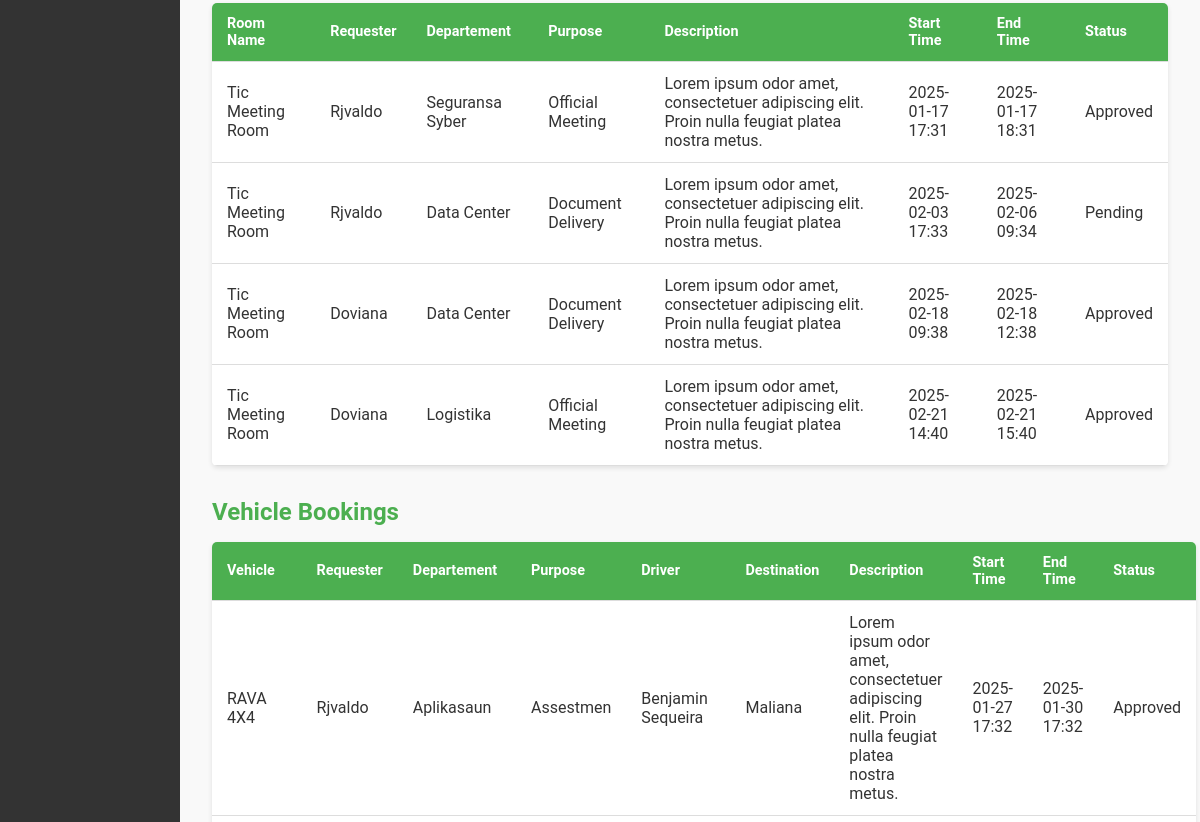
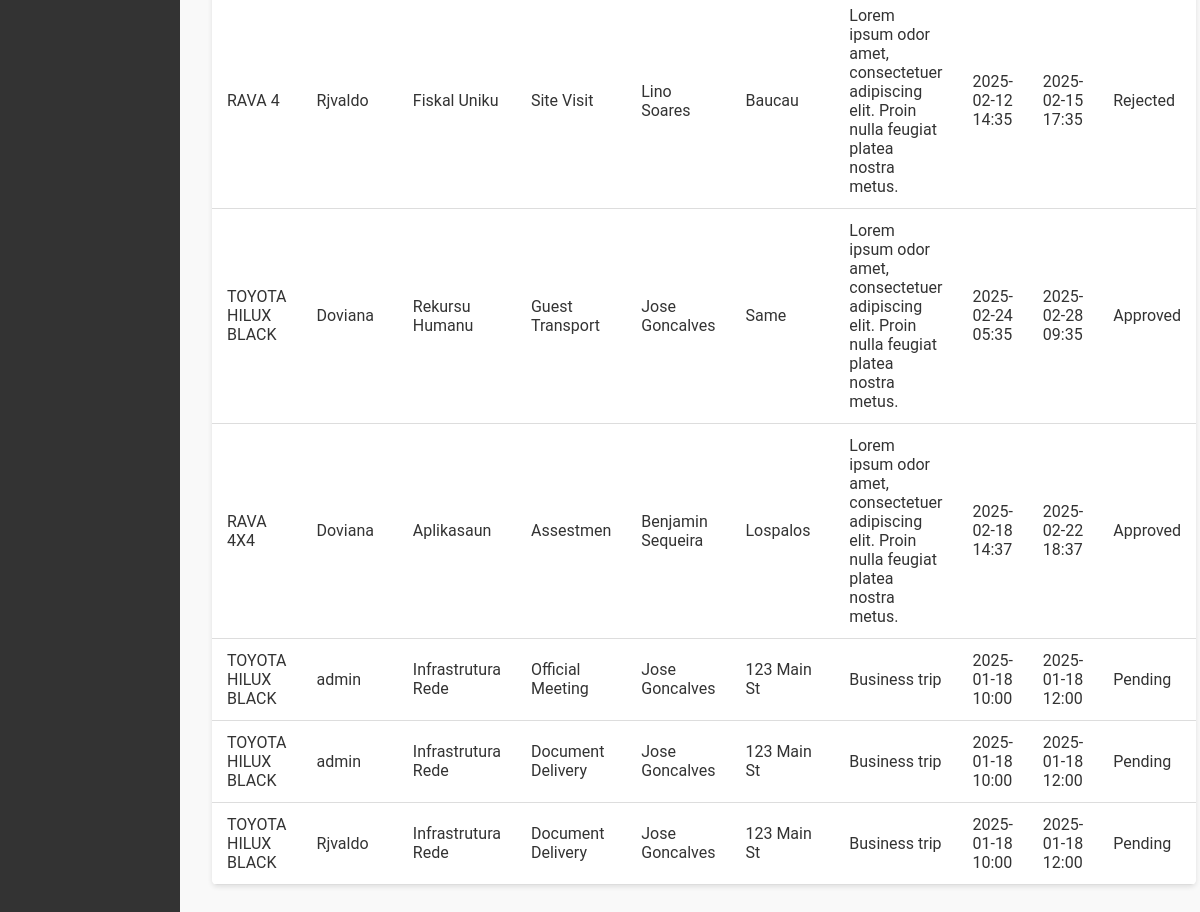
/ (lower part), run on an earlier commit of the app's database (2 pictures, top to bottom).
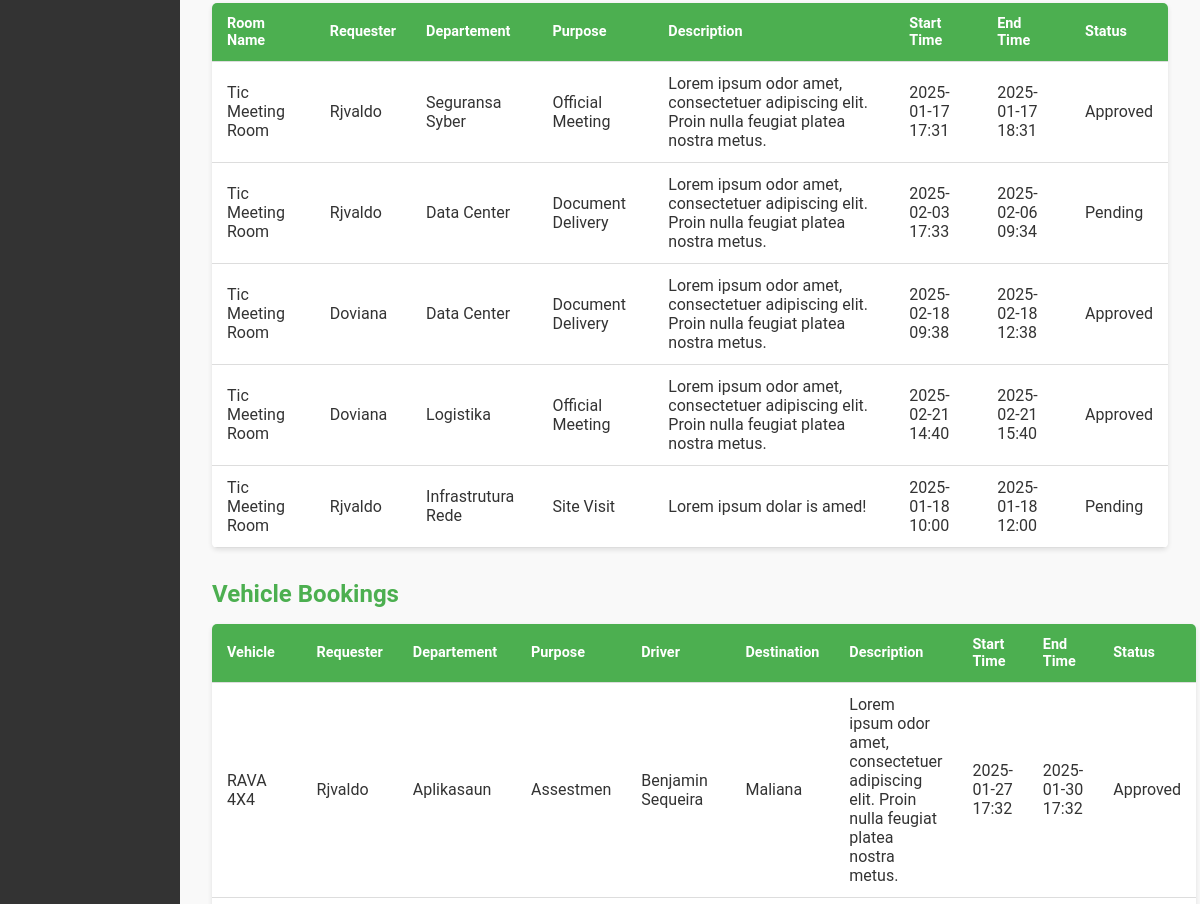
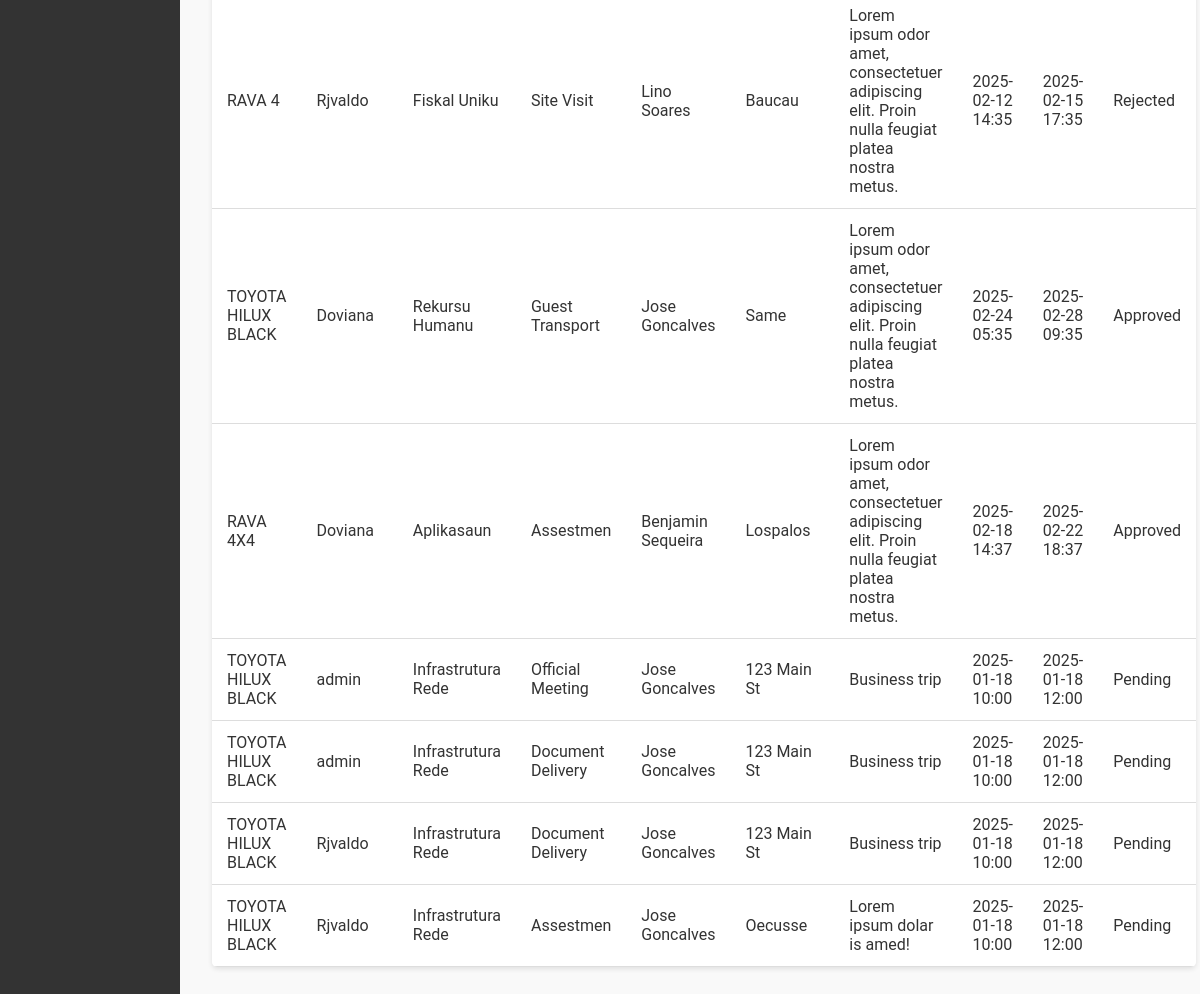
And on a later commit of the database (2 pictures, top to bottom).
### bookingsystem/models.py (models this page shows, shortened)
class Booking(models.Model):
    RESOURCE_TYPE_CHOICES = [
        ('Room', 'Room'),
        ('Vehicle', 'Vehicle'),
    ]
    STATUS_CHOICES = [
        ('Pending', 'Pending'),
        ('Approved', 'Approved'),
        ('Rejected', 'Rejected'),
    ]
    resource_type = models.CharField(max_length=50, choices=RESOURCE_TYPE_CHOICES)
    purpose = models.ForeignKey(Purpose, on_delete=models.SET_NULL, null=True, blank=False, related_name='bookings')
    room = models.ForeignKey(Room, on_delete=models.SET_NULL, null=True, blank=True, related_name='bookings')
    vehicle = models.ForeignKey(Vehicle, on_delete=models.SET_NULL, null=True, blank=True, related_name='bookings')
    departement = models.ForeignKey(
        Departement,
        on_delete=models.SET_NULL,
        null=True,
        blank=True,
        related_name='bookings'
    )
    destination_address = models.CharField(max_length=255, null=True, blank=True)
    travel_description = models.TextField(null=False, blank=False)
    requester_name = models.ForeignKey(
        settings.AUTH_USER_MODEL,
        on_delete=models.CASCADE,
        related_name='bookings',
        verbose_name='Requester'
    )
    start_time = models.DateTimeField()
    end_time = models.DateTimeField()
    status = models.CharField(max_length=50, choices=STATUS_CHOICES, default='Pending')

class Room(models.Model):
    name = models.CharField(max_length=100)
    capacity = models.IntegerField()
    status = models.CharField(max_length=50, choices=[
        ('Available', 'Available'),
        ('In Use', 'In Use'),
        ('Under Maintenance', 'Under Maintenance'),
    ])

class CustomUser(AbstractUser):
    username = models.CharField(
        max_length=150,
        unique=True,
        validators=[MinLengthValidator(1)],
        error_messages={
            'unique': "A user with that username already exists.",
        },
    )
    email = models.EmailField(unique=True)
    first_name = models.CharField(max_length=150)
    last_name = models.CharField(max_length=150)
    groups = models.ManyToManyField(
        'auth.Group',
        related_name='customuser_groups',
        blank=True,
    )
    user_permissions = models.ManyToManyField(
        'auth.Permission',
        related_name='customuser_permissions',
        blank=True,
    )
    REQUIRED_FIELDS = ['email', 'first_name', 'last_name']
    def __str__(self):
        return self.username

class Departement(models.Model):
    name = models.CharField(max_length=100)

class Purpose(models.Model):
    name = models.CharField(max_length=100, unique=True)

class Vehicle(models.Model):
    name = models.CharField(max_length=100)
    type = models.CharField(max_length=50, choices=[
        ('Sedan', 'Sedan'),
        ('SUV', 'SUV'),
        ('Van', 'Van'),
        ('Truck', 'Truck'),
    ])
    capacity = models.IntegerField()
    status = models.CharField(max_length=50, choices=[
        ('Available', 'Available'),
        ('In Use', 'In Use'),
        ('Under Maintenance', 'Under Maintenance'),
    ])
    driver = models.ForeignKey(
        Driver,
        on_delete=models.SET_NULL,
        null=True,
        blank=True,
        related_name='vehicles'
    )

class Driver(models.Model):
    name = models.CharField(max_length=100)
    license_number = models.CharField(max_length=50, unique=True)

### bookingsystem/views.py (the view)
# urls.py: path('', views.dashboard, name='dashboard'),
def dashboard(request):
    rooms = Room.objects.all()
    vehicles = Vehicle.objects.all()
    bookings = Booking.objects.select_related('room', 'vehicle', 'departement').all()
    departements = Departement.objects.all()
    context = {
        'rooms': rooms,
        'vehicles': vehicles,
        'bookings': bookings,
        'departements': departements,
    }
    return render(request, 'dashboard.html', context)

### bookingsystem/templates/dashboard.html (shortened to what the changed rows need)
{% load static %}
<!DOCTYPE html>
<html lang="en">
<head>
</head>
<body>
    <div class="container">
        <div class="main-content">
            <table>
                <thead>
                    <tr>
                        <th>Room Name</th>
                        <th>Requester</th>
                        <th>Departement</th>
                        <th>Purpose</th>
                        <th>Description</th>
                        <th>Start Time</th>
                        <th>End Time</th>
                        <th>Status</th>
                    </tr>
                </thead>
                <tbody>
                    {% for booking in bookings %}
                        {% if booking.resource_type == "Room" %}
                            <tr>
                                <td>{{ booking.room.name }}</td>
                                <td>{{ booking.requester_name }}</td>
                                <td>
                                    {% if booking.departement %}
                                        {{ booking.departement.name }}
                                    {% else %}
                                        No Departement
                                    {% endif %}
                                </td>
                                <td>{{ booking.purpose.name }}</td>
                                <td>{{ booking.travel_description|default:"-" }}</td>
                                <td>{{ booking.start_time|date:"Y-m-d H:i" }}</td>
                                <td>{{ booking.end_time|date:"Y-m-d H:i" }}</td>
                                <td>{{ booking.status }}</td>
                            </tr>
                        {% endif %}
                    {% empty %}
                        <tr>
                            <td colspan="7" class="no-data">No room bookings available.</td>
                        </tr>
                    {% endfor %}
                </tbody>
            </table>
            <h2>Vehicle Bookings</h2>
    <table>
        <thead>
            <tr>
                <th>Vehicle</th>
                <th>Requester</th>
                <th>Departement</th>
                <th>Purpose</th>
                <th>Driver</th>
                <th>Destination</th>
                <th>Description</th>
                <th>Start Time</th>
                <th>End Time</th>
                <th>Status</th>
            </tr>
        </thead>
        <tbody>
            {% for booking in bookings %}
                {% if booking.resource_type == "Vehicle" %}
                    <tr>
                        <td>{{ booking.vehicle.name }}</td>
                        <td>{{ booking.requester_name }}</td>
                        <td>
                            {% if booking.departement %}
                                {{ booking.departement.name }}
                            {% else %}
                                No Departement
                            {% endif %}
                        </td>
                        <td>
                            {% if booking.purpose %}
                                {{ booking.purpose.name }}
                            {% else %}
                                No Purpose
                            {% endif %}
                        </td>
                        <td>
                            {% if booking.vehicle.driver %}
                                {{ booking.vehicle.driver.name }}
                            {% else %}
                                No Driver
                            {% endif %}
                        </td>
                        <td>{{ booking.destination_address|default:"-" }}</td>
                        <td>{{ booking.travel_description|default:"-" }}</td>
                        <td>{{ booking.start_time|date:"Y-m-d H:i" }}</td>
                        <td>{{ booking.end_time|date:"Y-m-d H:i" }}</td>
                        <td>{{ booking.status }}</td>
                    </tr>
                {% endif %}
            {% empty %}
                <tr>
                    <td colspan="9" class="no-data">No vehicle bookings available.</td>
                </tr>
            {% endfor %}
        </tbody>
    </table>
        </div>
    </div>
</body>
</html>

What changed in the data, as far as the page shows it:
added Booking: room.name "Tic Meeting Room", requester_name "Rjvaldo", departement.name "Infrastrutura Rede", purpose.name "Site Visit", travel_description "Lorem ipsum dolar is amed!", start_time "2025-01-18 10:00", end_time "2025-01-18 12:00", status "Pending"
added Booking: vehicle.name "TOYOTA HILUX BLACK", requester_name "Rjvaldo", departement.name "Infrastrutura Rede", purpose.name "Assestmen", vehicle.driver.name "Jose Goncalves", destination_address "Oecusse", travel_description "Lorem ipsum dolar is amed!", start_time "2025-01-18 10:00", end_time "2025-01-18 12:00", status "Pending", shown under "Vehicle Bookings"
